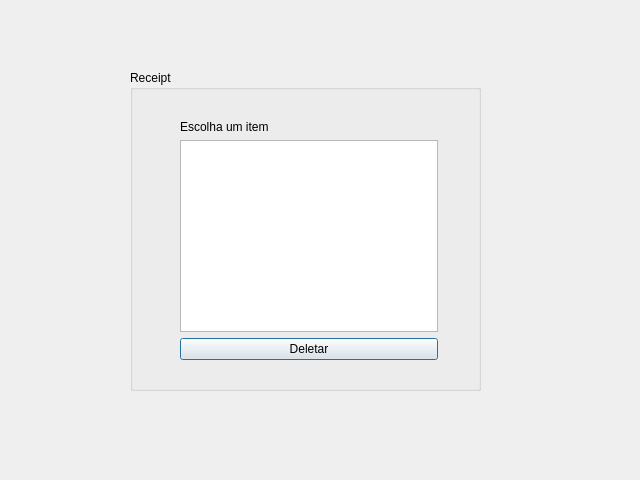
<?xml version="1.0" encoding="UTF-8"?>
<ui version="4.0">
 <class>DeletePurchasedItem</class>
 <widget class="QDialog" name="DeletePurchasedItem">
  <property name="geometry">
   <rect>
    <x>0</x>
    <y>0</y>
    <width>640</width>
    <height>480</height>
   </rect>
  </property>
  <property name="windowTitle">
   <string>Dialog</string>
  </property>
  <widget class="QGroupBox" name="groupBox">
   <property name="geometry">
    <rect>
     <x>130</x>
     <y>70</y>
     <width>351</width>
     <height>321</height>
    </rect>
   </property>
   <property name="title">
    <string>Receipt</string>
   </property>
   <widget class="QWidget" name="">
    <property name="geometry">
     <rect>
      <x>50</x>
      <y>50</y>
      <width>258</width>
      <height>240</height>
     </rect>
    </property>
    <layout class="QVBoxLayout" name="verticalLayout">
     <item>
      <widget class="QLabel" name="label_pick_item">
       <property name="text">
        <string>Escolha um item</string>
       </property>
      </widget>
     </item>
     <item>
      <widget class="QListView" name="listView_purchased_items"/>
     </item>
     <item>
      <widget class="QPushButton" name="pushButton_confirm">
       <property name="text">
        <string>Deletar</string>
       </property>
      </widget>
     </item>
    </layout>
   </widget>
  </widget>
 </widget>
 <resources/>
 <connections/>
</ui>
